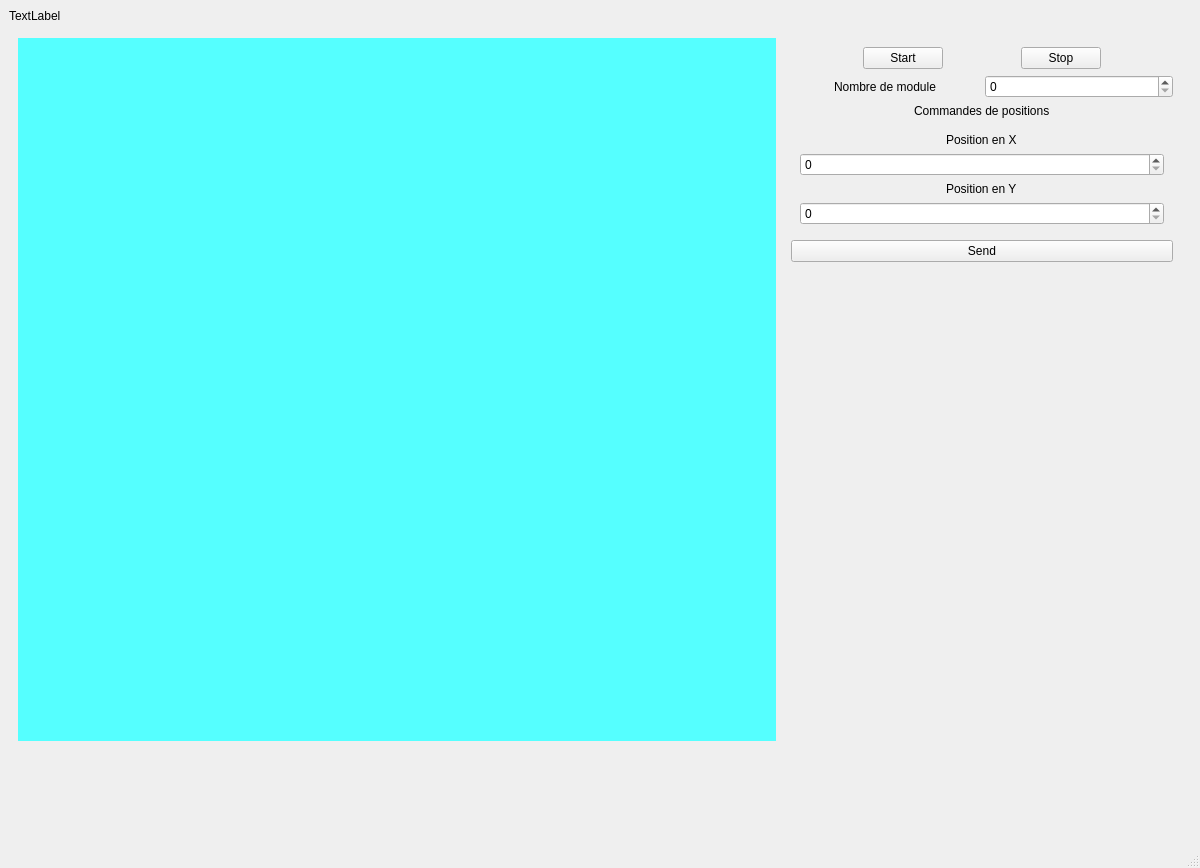
<?xml version="1.0" encoding="UTF-8"?>
<ui version="4.0">
 <class>MainWindow</class>
 <widget class="QMainWindow" name="MainWindow">
  <property name="geometry">
   <rect>
    <x>0</x>
    <y>0</y>
    <width>1200</width>
    <height>868</height>
   </rect>
  </property>
  <property name="windowTitle">
   <string>MainWindow</string>
  </property>
  <widget class="QWidget" name="centralwidget">
   <property name="maximumSize">
    <size>
     <width>1230</width>
     <height>759</height>
    </size>
   </property>
   <layout class="QVBoxLayout" name="verticalLayout">
    <item>
     <widget class="QLabel" name="mainTitle">
      <property name="maximumSize">
       <size>
        <width>16777215</width>
        <height>100</height>
       </size>
      </property>
      <property name="text">
       <string>TextLabel</string>
      </property>
     </widget>
    </item>
    <item>
     <layout class="QHBoxLayout" name="horizontalLayout">
      <item>
       <widget class="QWidget" name="widget" native="true">
        <layout class="QHBoxLayout" name="horizontalLayout_2">
         <item>
          <widget class="QWidget" name="widgetAffichageSherpent" native="true">
           <property name="minimumSize">
            <size>
             <width>600</width>
             <height>600</height>
            </size>
           </property>
           <property name="styleSheet">
            <string notr="true">background-color: rgb(85, 255, 255);</string>
           </property>
          </widget>
         </item>
         <item>
          <widget class="QWidget" name="widget_2" native="true">
           <property name="minimumSize">
            <size>
             <width>400</width>
             <height>0</height>
            </size>
           </property>
           <property name="maximumSize">
            <size>
             <width>400</width>
             <height>16777215</height>
            </size>
           </property>
           <layout class="QVBoxLayout" name="verticalLayout_2">
            <item>
             <layout class="QHBoxLayout" name="horizontalLayout_5">
              <item>
               <spacer name="horizontalSpacer_4">
                <property name="orientation">
                 <enum>Qt::Horizontal</enum>
                </property>
                <property name="sizeHint" stdset="0">
                 <size>
                  <width>40</width>
                  <height>20</height>
                 </size>
                </property>
               </spacer>
              </item>
              <item>
               <widget class="QPushButton" name="startBtn">
                <property name="text">
                 <string>Start</string>
                </property>
               </widget>
              </item>
              <item>
               <spacer name="horizontalSpacer">
                <property name="orientation">
                 <enum>Qt::Horizontal</enum>
                </property>
                <property name="sizeHint" stdset="0">
                 <size>
                  <width>40</width>
                  <height>20</height>
                 </size>
                </property>
               </spacer>
              </item>
              <item>
               <widget class="QPushButton" name="stopBtn">
                <property name="text">
                 <string>Stop</string>
                </property>
               </widget>
              </item>
              <item>
               <spacer name="horizontalSpacer_3">
                <property name="orientation">
                 <enum>Qt::Horizontal</enum>
                </property>
                <property name="sizeHint" stdset="0">
                 <size>
                  <width>40</width>
                  <height>20</height>
                 </size>
                </property>
               </spacer>
              </item>
             </layout>
            </item>
            <item>
             <layout class="QHBoxLayout" name="horizontalLayout_3">
              <item alignment="Qt::AlignHCenter">
               <widget class="QLabel" name="label">
                <property name="text">
                 <string>Nombre de module</string>
                </property>
               </widget>
              </item>
              <item>
               <widget class="QSpinBox" name="nbrModuleSpinBox"/>
              </item>
             </layout>
            </item>
            <item alignment="Qt::AlignHCenter">
             <widget class="QLabel" name="label_2">
              <property name="text">
               <string>Commandes de positions</string>
              </property>
             </widget>
            </item>
            <item>
             <widget class="QWidget" name="commandWidget" native="true">
              <layout class="QVBoxLayout" name="commandWidgetVerticalLayout">
               <item alignment="Qt::AlignHCenter">
                <widget class="QLabel" name="xPosLabel">
                 <property name="text">
                  <string>Position en X</string>
                 </property>
                </widget>
               </item>
               <item>
                <widget class="QSpinBox" name="xPosSpinBox">
                 <property name="displayIntegerBase">
                  <number>10</number>
                 </property>
                </widget>
               </item>
               <item alignment="Qt::AlignHCenter">
                <widget class="QLabel" name="yPosLabel">
                 <property name="text">
                  <string>Position en Y</string>
                 </property>
                </widget>
               </item>
               <item>
                <widget class="QSpinBox" name="yPosSpinBox"/>
               </item>
              </layout>
             </widget>
            </item>
            <item>
             <widget class="QPushButton" name="sendBtn">
              <property name="text">
               <string>Send</string>
              </property>
             </widget>
            </item>
            <item>
             <spacer name="verticalSpacer">
              <property name="orientation">
               <enum>Qt::Vertical</enum>
              </property>
              <property name="sizeHint" stdset="0">
               <size>
                <width>20</width>
                <height>40</height>
               </size>
              </property>
             </spacer>
            </item>
           </layout>
          </widget>
         </item>
        </layout>
       </widget>
      </item>
     </layout>
    </item>
   </layout>
  </widget>
  <widget class="QMenuBar" name="menubar">
   <property name="geometry">
    <rect>
     <x>0</x>
     <y>0</y>
     <width>1200</width>
     <height>26</height>
    </rect>
   </property>
  </widget>
  <widget class="QStatusBar" name="statusbar"/>
 </widget>
 <resources/>
 <connections/>
</ui>
